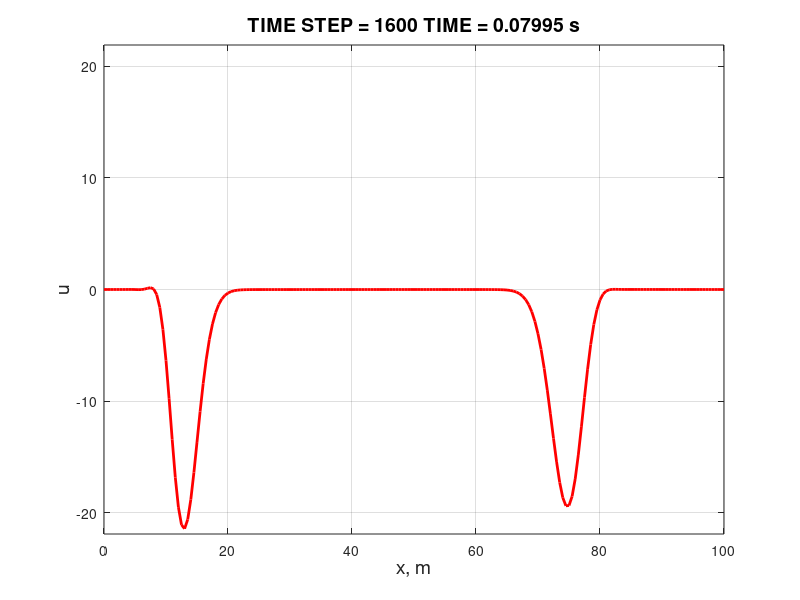

Write MATLAB code to recreate this figure.
% General code for 1D homogeneus & isotrope elastic case without internal
% boundaries & without PML

%

%  The original code is written by NF, OO, CC
%   

%
%             Here're Thijs Franken and Guy Mabylaht working (Summer 2016)




close all ;
clear all ;
%clc ;

%-------------------------------------------------------------------------
%                        MODELISATION SETTINGS
%-------------------------------------------------------------------------

SNAPSHOT = false ; % Makes snapshots of the modelisation
Snapshot_Time = 340:20:600 ; % Parameters of snapshots temporisation

MAKE_MOVIE = false ; % Saves a video of the modelisation
tag = 'General 1D' ;

SAVE_SEISMOGRAMS = false ; % Saves a final steps snapshot of the seismograms
seis_tag = ['General_1D_Code'] ;

choice = menu('Please choose a method','CONV 2','CONV 4', 'OPT 2', 'OPT 4') ;

if choice == 1 ;
    CONV2 = true ;
    OPT2 = false ;
    CONV4 = false ;
    OPT4 = false ;
elseif choice == 2 ;
    CONV2 = false ;
    OPT2 = false ;
    CONV4 = true ;
    OPT4 = false ;
elseif choice == 3 ;
    CONV2 = false ;
    OPT2 = true ;
    CONV4 = false ;
    OPT4 = false ;
else
    CONV2 = false ;
    OPT2 = false ;
    CONV4 = false ;
    OPT4 = true ;
end

% CONV2 = true ;
% CONV4 = false ;
% OPT2 = false ;
% OPT4 = false ;

prompt = {'Amount of nodes','Distance of propagation [m]',...
          'P-Waves velocity model','Density model',...
          'Size of the time steps [ms]','Frequency of the source [Hz]',...
          'Source positions [m]','Amount of receivers'};
settitle = '1D-Wave modelisation settings';
num_lines = 1 ;
usual_values = {'200','100','9999','9999','0.1','100','50','2'} ;
answer = inputdlg(prompt,settitle,num_lines,usual_values) ;

set = zeros(8,1);
for i = 1:8
    set(i,1) = str2num(answer{i});
end

if set(7) >= set(2)
    fprintf('Please choose a source positions within propagation domains. \n')
    return ;
end

input('Start time loop?')
tic ;

%-------------------------------------------------------------------------
%                          DEF OF THE 1D CASE
%-------------------------------------------------------------------------


% Grid's definition (space, properties & time)
%-------------------------------------------------------------------------

%NX = input('Amount of nodes : ') ;
%NX = 200.d0 ; % Nb of nodes
NX = set(1) ;
mg = NX / 100.d0 ;

%XMAX = input('Distance of propagation [m] : ') ;
%XMAX = 100.d0 ; % Maximal X value [m]
XMAX = set(2) ;
XMIN = 0.d0 ; % Minimal X value [m]

DELTAX = (XMAX-XMIN) / NX ; % Space between nodes [m]
dx2 = DELTAX^2.d0 ;

xvec = [0:NX] * DELTAX ; % Vector containing all of the X steps

%cp = input('P-Waves velocity [km/s] : ') ;
%cp = 1800.d0 ; % Velocity of P-Waves in the medium [km/s]
cpmodel = set(3) ;
%cs = input('S-Waves velocity [km/s] : ') ;



%rho = 2400.d0 ; % Density of the medium [-]
rhomodel = set(4) ;




%definition of the variables for holding the medium parameters
rho=zeros(NX+1,1);  %density
mu=zeros(NX+1,1); % stiffness 
cp=zeros(NX+1,1); % p wave velocity
cs=zeros(NX+1,1); % s wave velocity


% initialization of density and P-wave velocity for each node
rho(:,1)=(linspace(2400,2500,NX+1));
cp(:,1)=(linspace(1500,2000,NX+1)); %[km/s]
cs(:,1)=cp(:,1)/1.732d0; %[km/s]
 
%computation of lame parameter mu
mu(:,1)=rho(:,1).*cs(:,1).*cs(:,1);


%fprintf('SPACE:\n NX = %d \n XMAX = %.2f \n XMIN = %.2f \n dX = %.2f\n', NX, XMAX, XMIN, DELTAX) ;
%fprintf('PROPERTIES:\n cp = %.0f \n cs = %.0f \n rho = %.0f \n lambda = %d\n mu = %d\n', cp, cs, rho, lambda, mu) ;

%fprintf('PROPERTIES:\n cp = %.0f \n cs = %.0f \n rho = %.0f \n mu = %d\n', cp, cs, rho, mu) ;


%----------

%DELTAT = input('Size of the time steps [s] : ') ;
%DELTAT = 1.d-4 ; % Size of time steps [s]
DELTAT = set(5) ;
DELTAT = DELTAT*(10^-3);
DELTAT = (DELTAT) / mg ;
dt2 = DELTAT^2.d0 ;
time = 0.08d0 ;

NSTEP = round(time/DELTAT) ; % Nb of time steps [s]

time_vec = [1:NSTEP]' * DELTAT ; % Vector containing all of the time steps


IT_DISPLAY = 50 ; % Nb of iterations between each display

fprintf('TIME:\n IT_DISP = %d \n NSTEP = %d \n dT = %d\n', IT_DISPLAY, NSTEP, DELTAT) ;


% Def of other variables & matrices
%--------------------------------------------------------------------------

ZERO = 0.d0 ; % Def of zero

e = 0.00001d0 ; % Def of an infinitesimal nb (~zero)
E = 1.d+30 ;  % Def of a huge nb (~infinite)

STABILITY_THRESHOLD = 1.d+25 ; % Def of a Vmax. If Vp&Vs>Vmax : Unstable code


% Def of the source
%--------------------------------------------------------------------------

%F0 = input('Frequency of the source [Hz] : ');
%F0 = 100.d0 ; % Frequency [Hz]
F0 = set(6) ;
T0 = 1.20d0 / F0 ; % Time of source triggering [s]

Ampl = 1.d9 ; % Amplitude of the signal

Source_Pos = set(7) ; % Source position [m]
mindist = XMAX ;

% Way to determinate the closest-to-source node
for i = 2:NX
    
    dist = Source_Pos - DELTAX*i ;
    
    if abs(dist) < mindist
        mindist = dist ;
        ISOURCE = i ;
    end
    
end

clearvars mindist dist ;

fprintf('Source position: %.2f m i=%d\n', Source_Pos, ISOURCE) ;


% Def of the receivers
%--------------------------------------------------------------------------

%NREC = input('Choose the number of receivers : ');
%NREC = 21 ; % Nb of receivers
NREC = set(8) ;

xdeb = 0.1d0 * XMAX ; % Position of the first receiver [m]
xfin = 0.9d0 * XMAX ; % Position of the last receiver [m]

xrec = zeros(NREC,1) ; % Def vector containing the receivers positions
ix_rec = zeros(NREC,1) ; % Def vector containing receivers closest-nodes positions

xspacerec = (xfin-xdeb) / double(NREC-1) ; % Receivers spacing

% Way to "place" receivers along the grid
for irec = 1:NREC
    xrec(irec) = xdeb + double(irec-1) * xspacerec ;
end

% Way to find the closest node of each receiver
% (Same way as to find the closest-to-source node)
for irec = 1:NREC
    
   dist = E ;
   
   for i = 1:NX
       
       distval = abs(DELTAX*double(i-1) - xrec(irec)) ;
       
       if (distval < dist)
           dist = distval ;
           ix_rec(irec) = i ;
       end
       
   end
   
   fprintf('Receiver %d x= %.2f\n',irec,xrec(irec))
   fprintf('Closest node found at %.2f m from i = %d\n\n',dist,ix_rec(irec));
   
end

%-------------------------------------------------------------------------
%                 CHECK OF THE MODELISATIONS CONSISTENCY
%-------------------------------------------------------------------------
  
Courant_number = max(cp)* DELTAT * DELTAX ;

fprintf('Courant Number = %.4f\n', Courant_number) ;

if Courant_number > 1.d0
    disp('Time step is too large, the simulation will be unstable. \n Please choose another time step.') ;
    return ;
end


%--------------------------------------------------------------------------
%                    MODELISATIONS OBJECTS PARAMETERS
%--------------------------------------------------------------------------


% Initiation of a videos object
if MAKE_MOVIE
    movie_name_vy = ['1D_u_' num2str(NX) '_' num2str(DELTAX) '_' num2str(F0) '.avi'] ;
	vidObj_vy = VideoWriter(movie_name_vy) ;
	open(vidObj_vy) ;
end

  

%--------------------------------------------------------------------------
%                          MODELISATIONS CODE
%--------------------------------------------------------------------------

a = pi*pi * F0*F0 ;
umaxv = Ampl * exp(-a*T0^2) / 2.d0 * DELTAT ; % Def of a display maximum

u = zeros(NX+1,1) ;
unm1 = zeros(NX+1,1) ;
unm2 = zeros(NX+1,1) ;
% 
% u1 = zeros(NX+1,1) ;
% u1nm1 = zeros(NX+1,1) ;
% u1nm2 = zeros(NX+1,1) ;

UI2 = zeros(3,3) ;
UI4 = zeros(5,3) ;
g = zeros(NX+1,1) ;
utotal = zeros(NX+1,1) ;

A_con2 = zeros(3,3,NX-1) ;
K_con2 = zeros(3,3,NX-1) ;
A_opt2 = zeros(3,3,NX-1) ;
K_opt2 = zeros(3,3,NX-1) ;
dA2 = zeros(3,3,NX-1) ;
dK2 = zeros(3,3,NX-1) ;





 for i=2:NX
    
    A_con2(1:3,1:3,i) = (1/dt2)*[0, rho(i), 0;0,-2*rho(i),0;0,rho(i),0];
    
    K_con2(1:3,1:3,i) = (1/2/dx2)*[0, 0 ,0; (mu(i-1,1)+mu(i,1)), -(mu(i-1,1)+2*mu(i,1)+mu(i+1,1)), (mu(i,1)+mu(i+1,1)); 0 0 0];
    
    A_opt2(1:3,1:3,i) = (1/(12*dt2))*[rho(i), 10*rho(i), rho(i); -2*rho(i), -20*rho(i),-2*rho(i); rho(i), 10*rho(i), rho(i)];
    
    K_opt2(1:3,1:3,i)= (1/(24*dx2))*[(mu(i-1,1)+mu(i,1)), -(mu(i-1,1)+2*mu(i,1)+mu(i+1,1)), (mu(i,1)+mu(i+1,1));...
        10*(mu(i-1,1)+mu(i,1)), -10*(mu(i-1,1)+2*mu(i,1)+mu(i+1,1)), 10*(mu(i,1)+mu(i+1,1));...
        (mu(i-1,1)+mu(i,1)), -(mu(i-1,1)+2*mu(i,1)+mu(i+1,1)), (mu(i,1)+mu(i+1,1))]; 
    
    dA2(1:3,1:3,i)= A_opt2(1:3,1:3,i)-A_con2(1:3,1:3,i);
   
    dK2(1:3,1:3,i)= K_opt2(1:3,1:3,i)-K_con2(1:3,1:3,i);
  
  end  

% 
% 
% 
% for i = 2:NX
%   A_con2(1:3,1:3,i-1) = (rho/dt2)*[0 1 0; 0 -2 0; 0 1 0] ;
%   K_con2(1:3,1:3,i-1) = (mu/dx2)*[0 0 0; 1 -2 1; 0 0 0] ;
%   A_opt2(1:3,1:3,i-1) = (rho/(12*dt2))*[1 10 1; -2 -20 -2; 1 10 1] ;
%   K_opt2(1:3,1:3,i-1) = (mu/(12*dx2))*[1 -2 1; 10 -20 10; 1 -2 1] ;
%   dA2(1:3,1:3,i-1) = (rho/(12*dt2))*[1 10 1; -2 -20 -2; 1 10 1]-(rho/dt2)*[0 1 0; 0 -2 0; 0 1 0] ;
%   dK2(1:3,1:3,i-1) = (mu/(12*dx2))*[1 -2 1; 10 -20 10; 1 -2 1]-(mu/dx2)*[0 0 0; 1 -2 1; 0 0 0] ;
% end

A_con4 = zeros(3,5,NX-1) ;
K_con4 = zeros(3,5,NX-1) ;
A_opt4 = zeros(3,5,NX-1) ;
K_opt4 = zeros(3,5,NX-1) ;
dA4 = zeros(3,5,NX-1) ;
dK4 = zeros(3,5,NX-1) ;



 for i=3:NX-1
    
     A_con4(1:3,1:5,i) = (1/dt2)*[0, 0, rho(i), 0, 0; 0, 0, -2*rho(i), 0, 0; 0, 0, rho(i), 0, 0];
     
     K_con4 (1:3,1:5,i)= (1/(24*dt2))*[0 ,0,0,0,0;...
         -(mu(i-2,1)+mu(i,1)), 16*(mu(i-1,1)+mu(i,1)), -16*(mu(i-1,1)+2*mu(i,1)+mu(i+1,1)),16*(mu(i,1)+mu(i+1,1)), -(mu(i,1)+mu(i+2,1))+(mu(i-2,1)+2*mu(i,1)+mu(i+2,1));...
         0,0,0,0,0];
     
     A_opt4(1:3,1:5,i)= (rho(i)/(90*dt2))*[-1 4 84 4 -1 ; 2 -8 -168 -8 2 ; -1 4 84 4 -1];
     
    
     K_opt4(1:3,1:5,i)=(1/(144*dt2))*[-(mu(i-2,1)+mu(i,1)), 16*(mu(i-1,1)+mu(i,1)), -16*(mu(i-1,1)+2*mu(i,1)+mu(i+1,1)),16*(mu(i,1)+mu(i+1,1)), -(mu(i,1)+mu(i+2,1))+(mu(i-2,1)+2*mu(i,1)+mu(i+2,1));...
         -10*(mu(i-2,1)+mu(i,1)), 16*10*(mu(i-1,1)+mu(i,1)), -16*10*(mu(i-1,1)+2*mu(i,1)+mu(i+1,1)),16*10*(mu(i,1)+mu(i+1,1)), -10*((mu(i,1)+mu(i+2,1))+(mu(i-2,1)+2*mu(i,1)+mu(i+2,1)));...
         -(mu(i-2,1)+mu(i,1)), 16*(mu(i-1,1)+mu(i,1)), -16*(mu(i-1,1)+2*mu(i,1)+mu(i+1,1)),16*(mu(i,1)+mu(i+1,1)), -(mu(i,1)+mu(i+2,1))+(mu(i-2,1)+2*mu(i,1)+mu(i+2,1))];
          
    
    dA4(1:3,1:5,i)= A_opt4(1:3,1:5,i)-A_con4(1:3,1:5,i);
   
    dK4(1:3,1:5,i)= K_opt4(1:3,1:5,i)-K_con4(1:3,1:5,i);
  
  end  




% 
% for i = 3:NX
%    A_con4(1:3,1:5,i-2) = (rho/dt2)*[0 0 1 0 0; 0 0 -2 0 0; 0 0 1 0 0] ;
%    K_con4(1:3,1:5,i-2) = (mu/(12*dx2))*[0 0 0 0 0 ; -1 16 -30 16 -1 ; 0 0 0 0 0] ;
%    A_opt4(1:3,1:5,i-2) = (rho/(90*dt2))*[-1 4 84 4 -1 ; 2 -8 -168 -8 2 ; -1 4 84 4 -1] ;
%    K_opt4(1:3,1:5,i-2) = (mu/(144*dx2))*[-1 16 -30 16 -1; -10 160 -300 160 -10;-1 16 -30 16 -1] ;
%    dA4(1:3,1:5,i-2) = (rho/(90*dt2))*[-1 4 -6 4 1; 2 -8 12 -8 2 ;-1 4 -6 4 1] ;
%    dK4(1:3,1:5,i-2) = (mu/(144*dx2))*[-1 16 -30 16 -1; 2 -32 60 -32 2;-1 16 -30 16 -1] ;
% end
% 

%--------------------------------------------------------------------------


for it = 1:NSTEP
    
    t = double(it-1) * DELTAT ;
    source_term = Ampl * exp(-a*(t-T0)^2)/ rho(ISOURCE) ;
      
% CONV2
%--------------------------------------------------------------------------
    if CONV2
           
       PAUSE_ON = false ; % Adds a pause between each snapshot
       Pause_Time = 0.5 ; % Duration of that pause [s]
          
       u(:) = 0.d0 ;
          
       for i = 2:NX-2
           value_mu_du_dxx = unm1(i-1)*K_con2(2,1,i)+unm1(i)*K_con2(2,2,i)+unm1(i+1)*K_con2(2,3,i); 
           u(i) = (value_mu_du_dxx-unm1(i)*A_con2(2,2,i)-unm2(i)*A_con2(3,2,i))/A_con2(1,2,i);
       end
      
       u(ISOURCE) = source_term * DELTAT ;

       % Time steps update
       unm2 = unm1 ;
       unm1 = u ;
          
          
% OPT2
%--------------------------------------------------------------------------
    elseif OPT2
           
       PAUSE_ON = false ;
           
       u(:) = 0.d0 ;
       g(:)= 0.d0 ;
    
       
       % Predictor
       
       for i= 2:NX
           value_mu_du_dxx = unm1(i-1)*K_con2(2,1,i)+unm1(i)*K_con2(2,2,i)+unm1(i+1)*K_con2(2,3,i);
           u(i) = (value_mu_du_dxx-unm1(i)*A_con2(2,2,i)-unm2(i)*A_con2(3,2,i))/A_con2(1,2,i);
       end
    
          
       g(:) = 0.d0 ;
          
       
       % Corrector
       
       for i = 2:NX
           UI2(1:3,1:3,i-1) = [u(i-1) u(i) u(i+1); ...
                              unm1(i-1) unm1(i) unm1(i+1);...
                              unm2(i-1) unm2(i) unm2(i+1)] ;
           g(i) = -sum(sum((dA2(1:3,1:3,i)-dK2(1:3,1:3,i)).*UI2(1:3,1:3,i-1)))/A_con2(1,2,i) ;
       end
          
       for i = 2:NX
           u(i) = u(i)+(g(i)/A_con2(1,2,i)); %update: c = c0 + kdc
       end
          
       u(ISOURCE) = source_term * DELTAT ;
          
       % Time steps update
       unm2 = unm1 ;
       unm1 = u ;
          
    
% CONV4
%--------------------------------------------------------------------------
    elseif CONV4
           
        PAUSE_ON = false ; % Adds a pause between each snapshot
        Pause_Time = 0.1 ; % Duration of that pause [s]
                      
        u(:) = ZERO ;
           
        for i = 3:(NX-1)
            value_mu_du_dxx = unm1(i-2)*K_con4(2,1,i)+unm1(i-1)*K_con4(2,2,i)+unm1(i)*K_con4(2,3,i)+...
                              unm1(i+1)*K_con4(2,4,i)+unm1(i+2)*K_con4(2,5,i);
                          
            u(i) = (value_mu_du_dxx-unm1(i)*A_con4(2,3,i)-unm2(i)*A_con4(3,3,i))/A_con4(1,3,i);
        end
      
        i = ISOURCE ;
        u(i) = source_term * DELTAT ;
          
        % Time steps update
        unm2 = unm1 ;
        unm1 = u ;
           
           
% OPT4
%--------------------------------------------------------------------------           
    elseif OPT4
           
        PAUSE_ON = false ;
          
        u(:) = 0.d0 ;
        g(:)= 0.d0 ;
        
   
        utotal(:) = 0.d0;
        UI4(:,:) = 0.d0;
           
        
        % Predictor
           
        for i = 3:(NX-1)
            value_mu_du_dxx = unm1(i-2)*K_con4(2,1,i)+unm1(i-1)*K_con4(2,2,i)+unm1(i)*K_con4(2,3,i)+...
                              unm1(i+1)*K_con4(2,4,i)+unm1(i+2)*K_con4(2,5,i);
            u(i) = (value_mu_du_dxx-unm1(i)*A_con4(2,3,i)-unm2(i)*A_con4(3,3,i))/A_con4(1,3,i);
        end
           
        g(:)=0.d0;
           
        
        % Corrector
        
        for i = 3:(NX-1)
            UI4(1:3,1:5,i-2) = [u(i-2) u(i-1) u(i) u(i+1) u(i+2) ; ...
                   unm1(i-2) unm1(i-1) unm1(i) unm1(i+1) unm1(i+2); ...
                   unm2(i-2) unm2(i-1) unm2(i) unm2(i+1) unm2(i+2)];
            g(i) = -sum(sum((dA4(1:3,1:5,i)-dK4(1:3,1:5,i)).*UI4(1:3,1:5,i-2)))/A_con4(1,3,i);
        end
           
        for i=3:(NX-1)
            u(i) = u(i)+(g(i)/A_con4(1,3,i)); %update: c = c0 + kdc
        end
           
        u(ISOURCE) = (source_term * DELTAT) ;  
           
        % Time steps update
        unm2 = unm1;
        unm1 = u;
        
           
    end
       
       
%--------------------------------------------------------------------------

       % Dirichlet Boudaries Conditions
%        u(1) = ZERO ;
%        u(NX+1) = ZERO ;
           
  
% DISPLAY PART
%--------------------------------------------------------------------------

    if SAVE_SEISMOGRAMS
        for irec = 1:NREC
            seisux(it,irec) = u(ix_rec(irec));
        end 
    end
        
    if(mod(it,IT_DISPLAY) == 0)
        
        
        if max(u) > umaxv
            umaxv = max(u) ;
        end
        
        plot(xvec,u,'linewidth',2, 'Color','r') ;
       
        grid on ;
        axis([min(xvec) max(xvec) -umaxv umaxv]) ;
        xlabel('x, m','fontSize',14) ;
        ylabel('u','fontSize',14) ;
        titlestring = ['TIME STEP = ',num2str(it), ' TIME = ',num2str(t), ' s'] ;
        title(titlestring ,'fontsize',14) ;
        drawnow ;        
        
%         if u(1) || u(NX) > 1.d-3
%             toc ;
%             return ;
%             fprintf('End.')
%         end
        
        if PAUSE_ON
            pause(Pause_Time);
        end
        
        if MAKE_MOVIE
            F_y = getframe(gcf) ;  %-  capture figure or use gcf to get current figure. Or get current
            writeVideo(vidObj_vy,F_y);  %- add frame to the movie
            %fprintf('Frame for %s captured\n',movie_name_vy);
        end
            
        if SNAPSHOT
            if  nnz(snapshot_time==it)>0
                snapshat = getframe(gcf);
                imgg = frame2im(snapshat);
                scrsht_name=['im' num2str(it) '.png'];
                imwrite(imgg,scrsht_name);
                fprintf('Screenshot %s saved to %s\n', scrsht_name, pwd);
                clearvars scrsht_name imgg snapshat
            end  
        end
        
    end
end



%--------------------------------------------------------------------------
%                         MODELISATIONS RECORD
%--------------------------------------------------------------------------

if SAVE_SEISMOGRAMS
    for i = 1:NREC
        filename = [seis_tag 'x' num2str(xrec(i),'%.2f') 'seis_' num2str(i) '.txt'] ;
        dlmwrite(filename, [time_vec, seisux(:,i)]) ;
        fprintf('Seismogram for rec at %.2f saved as %s to %s\n', xrec(i), filename, pwd) ;
    end
end

if MAKE_MOVIE
    close(vidObj_vy) ;
    fprintf('Video %s saved in %s\n',movie_name_vy, pwd) ;
end

toc ;

disp('End.') ;